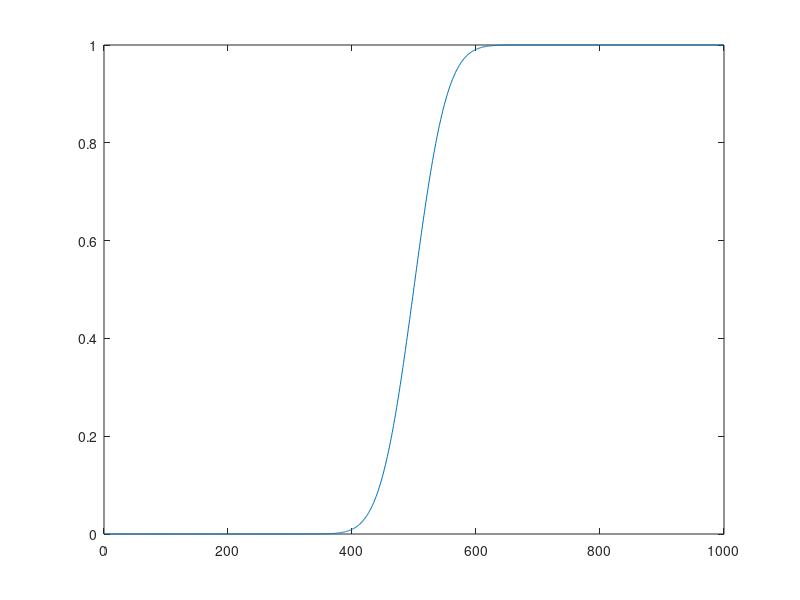

Here is the MATLAB script that generated this plot:
clear all

x=1:1000;

FWHM=100;

Gaussian=gaussmf(x,[FWHM/((log(2)*2)^0.5)/2 500]);

plot(x,Gaussian)

ESF=cumsum(Gaussian);

plot(x,ESF/max(ESF))
